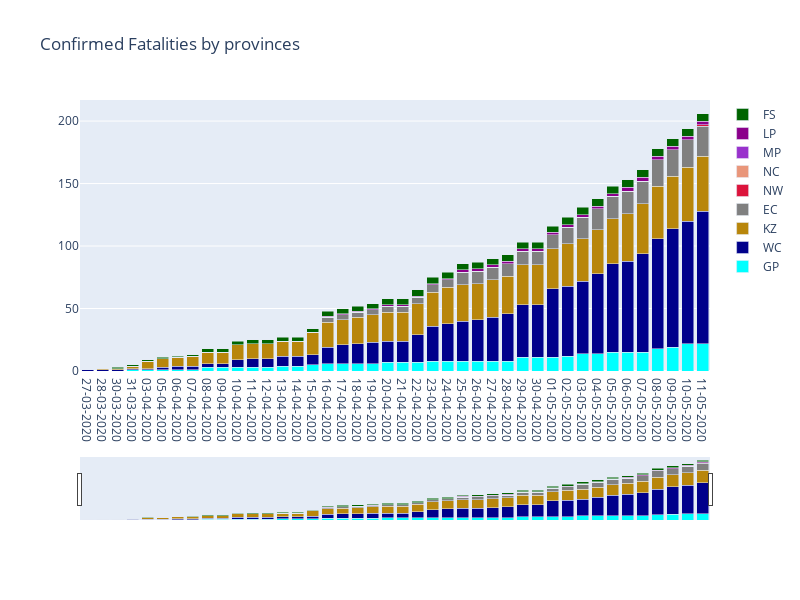

Notebook cell for this chart:
### Code cell
fig = go.Figure(data=[
    go.Bar( name='GP',x=df_death.date, y=df_death.GP,marker_color=' cyan'),
    go.Bar( name='WC',x=df_death.date, y=df_death.WC,marker_color='darkblue'),
    go.Bar( name='KZ',x=df_death.date, y=df_death.KZN,marker_color='darkgoldenrod'),
    go.Bar( name='EC',x=df_death.date, y=df_death.EC,marker_color='grey'),
    go.Bar( name='NW',x=df_death.date, y=df_death.NW,marker_color='crimson'),
    go.Bar( name='NC',x=df_death.date, y=df_death.NC,marker_color='darksalmon'),
    go.Bar( name='MP',x=df_death.date, y=df_death.MP,marker_color='darkorchid'),
    go.Bar( name='LP',x=df_death.date, y=df_death.LP,marker_color='darkmagenta'),
    go.Bar( name='FS',x=df_death.date, y=df_death.FS,marker_color='darkgreen'),
])
# Change the bar mode
fig.update_layout(barmode='stack',xaxis=dict(
    rangeslider=dict(
        visible = True)))
fig.update_layout(height=600, width=800, title_text="Confirmed Fatalities by provinces")
                            
fig.show()
